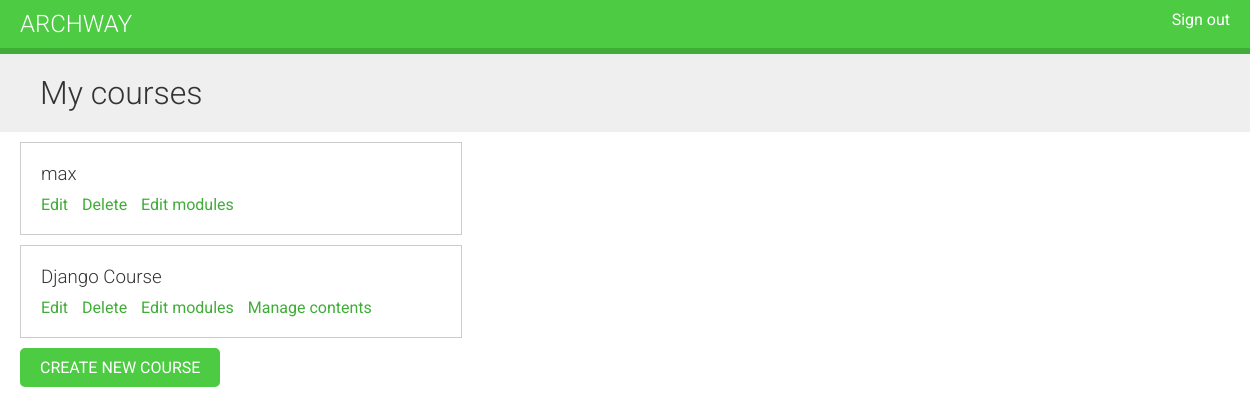
The app's page /course/mine/ (signed in), older data.
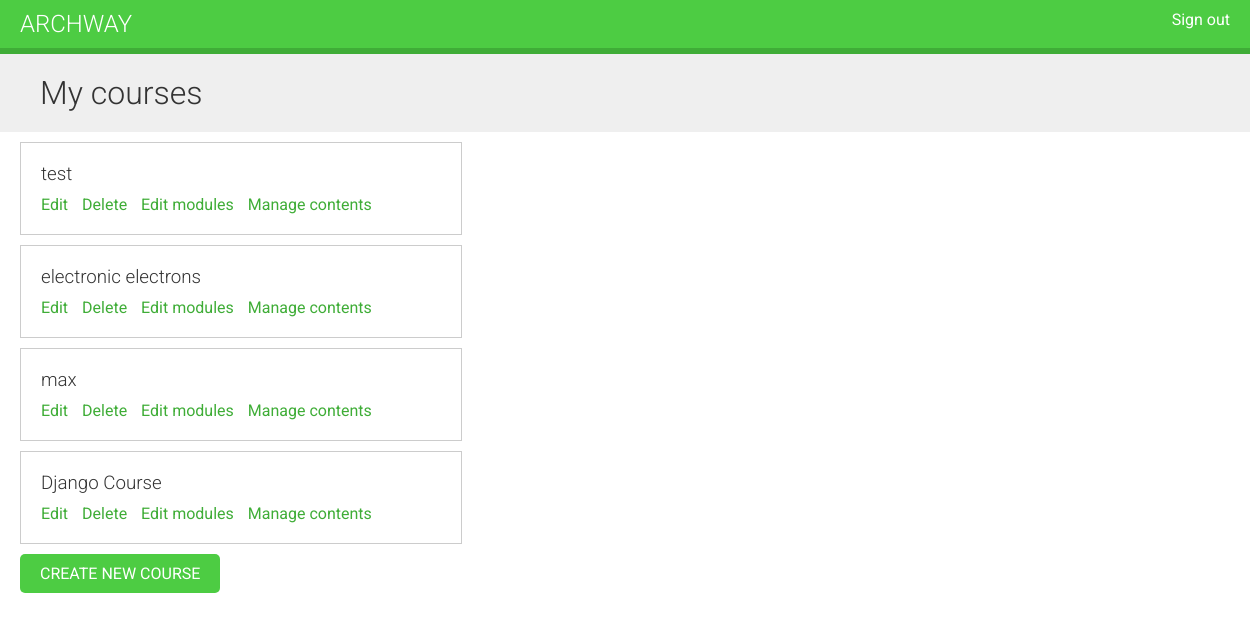
The same page, newer data.
### courses/models.py (models this page shows, shortened)
class Course(models.Model):
    owner = models.ForeignKey(User,
                              related_name='courses_created',
                              on_delete=models.CASCADE)
    subject = models.ForeignKey(Subject,
                                related_name='courses',
                                on_delete=models.CASCADE)
    title = models.CharField(max_length=200)
    slug = models.SlugField(max_length=200, unique=True)
    overview = models.TextField()
    created = models.DateTimeField(auto_now_add=True)
    students = models.ManyToManyField(User,related_name='courses_joined',blank=True)
    class Meta:
        ordering = ['-created']

### courses/views.py (the view, shortened to what this page needs)
# urls.py: path('mine/',views.ManageCourseListView.as_view(),name='manage_course_list'),
class ManageCourseListView(ListView):
    model = Course
    template_name = 'courses/manage/course/list.html'

### courses/views.py (called while the page is built)
    def get_queryset(self):
        qs = super().get_queryset()
        return qs.filter(owner=self.request.user)

### courses/templates/courses/manage/course/list.html (shortened to what this page needs)
{% extends "base.html" %}
{% block content %}
  <h1>My courses</h1>
  <div class="module">
    {% for course in object_list %}
      <div class="course-info">
        <h3>{{ course.title }}</h3>
        <p>
          <a href="{% url "course_edit" course.id %}">Edit</a>
          <a href="{% url "course_delete" course.id %}">Delete</a>
          <a href="{% url "course_module_update" course.id %}">Edit modules</a>
          {% if course.modules.count > 0 %}
            <a href="{% url "module_content_list" course.modules.first.id %}">
            Manage contents</a>
          {% endif %}
        </p>
      </div>
    {% empty %}
      <p>You haven't created any courses yet.</p>
    {% endfor %}
    <p>
      <a href="{% url "course_create" %}" class="button">Create new course</a>
    </p>
  </div>
{% endblock %}

Row changes from the older to the newer data that the page shows:
added Course: title "test", shows "Manage contents"
added Course: title "electronic electrons", shows "Manage contents"
shown differently, row unchanged: Course "max": now shows "Manage contents"
